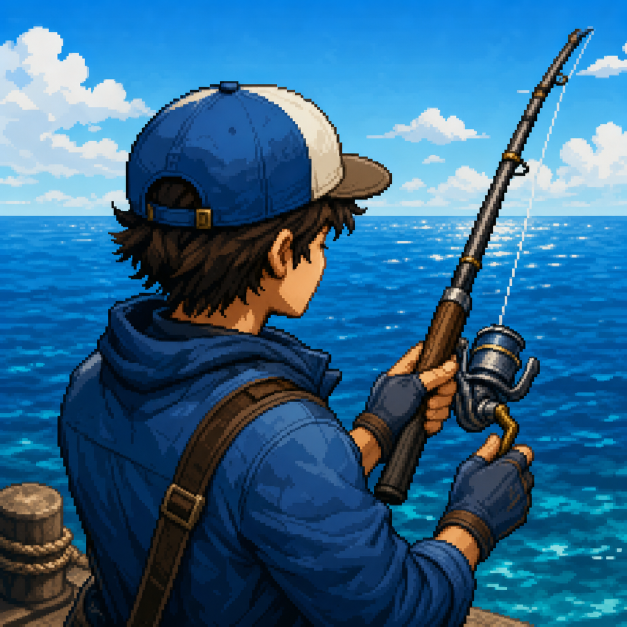
#> input picture tools/source_assets/status/status_player_fishing_source.png, 1254 x 1254 px (shown at 1/2 size); the run also reads 1 picture not shown here
$ python process_status_r5a_assets.py
#> lines starting #> are read from the running program, lines starting #| are printed output that depends on the picture
#!/usr/bin/env python3
"""Build the deterministic Status R5-A player medallion portrait."""

import os
import tempfile
from pathlib import Path

from PIL import Image, ImageEnhance, ImageFilter, ImageOps


ROOT = Path(__file__).resolve().parents[1]
SOURCE = ROOT / "tools/source_assets/status/status_player_fishing_source.png"
OUTPUT = ROOT / "assets/showcase/status/status_player_fishing_portrait.png"
OUTPUT_SIZE = 256


def _same_decoded_image(path: Path, candidate: Image.Image) -> bool:
    if not path.is_file():
        return False
    try:
        with Image.open(path) as existing_image:
            existing_image.load()
            return (
                existing_image.size == candidate.size
                and existing_image.mode == candidate.mode
                and existing_image.tobytes() == candidate.tobytes()
            )
    except (OSError, ValueError):
        return False


def _save_if_pixels_changed(candidate: Image.Image, output_path: Path) -> None:
    output_path.parent.mkdir(parents=True, exist_ok=True)
    if _same_decoded_image(output_path, candidate):
        return

    temp_path: Path | None = None
    try:
        with tempfile.NamedTemporaryFile(
            dir=output_path.parent,
            prefix=f".{output_path.stem}.",
            suffix=output_path.suffix,
            delete=False,
        ) as temp_file:
            temp_path = Path(temp_file.name)
        candidate.save(temp_path, format="PNG", optimize=False, compress_level=9)
        os.replace(temp_path, output_path)
        temp_path = None
    finally:
        if temp_path is not None:
            temp_path.unlink(missing_ok=True)


def build_portrait(source_path: Path = SOURCE, output_path: Path = OUTPUT) -> None:
    if not source_path.is_file():
        raise FileNotFoundError(f"status R5-A source is missing: {source_path}")

    with Image.open(source_path) as source_image:
#> source_image is the input picture: PIL image 1254x1254 RGB; mean R, G, B 47.1, 101.2, 138.8
        source = ImageOps.exif_transpose(source_image).convert("RGB")

    side = min(source.size)
#> side = 1254
    left = (source.width - side) // 2
#> left = 0
    top = (source.height - side) // 2
#> top = 0
    portrait = source.crop((left, top, left + side, top + side))
    portrait = portrait.resize((OUTPUT_SIZE, OUTPUT_SIZE), Image.Resampling.LANCZOS)
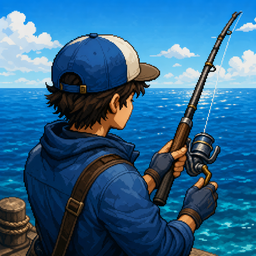
#> portrait: PIL image 256x256 RGB; mean R, G, B 47.1, 101.2, 138.8
    portrait = ImageEnhance.Color(portrait).enhance(0.90)
    portrait = ImageEnhance.Contrast(portrait).enhance(1.06)
    portrait = portrait.filter(ImageFilter.UnsharpMask(radius=0.8, percent=115, threshold=3))
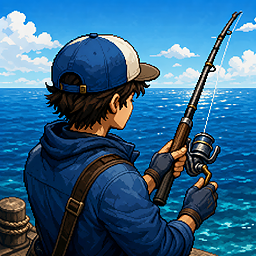
#> portrait: PIL image 256x256 RGB; mean R, G, B 49.2, 100.2, 136

    # Keep the generated character untouched; PIL only normalizes and creates the
    # screen-local circular alpha silhouette required by the existing medallion.
    mask = Image.new("L", (OUTPUT_SIZE, OUTPUT_SIZE), 0)
#> mask: PIL image 256x256 L; every value is 0
    mask_draw = Image.new("L", (OUTPUT_SIZE * 4, OUTPUT_SIZE * 4), 0)
#> mask_draw: PIL image 1024x1024 L; every value is 0
    from PIL import ImageDraw

    draw = ImageDraw.Draw(mask_draw)
    inset = 6 * 4
    draw.ellipse(
        (inset, inset, OUTPUT_SIZE * 4 - inset - 1, OUTPUT_SIZE * 4 - inset - 1),
        fill=255,
    )
    mask = mask_draw.resize((OUTPUT_SIZE, OUTPUT_SIZE), Image.Resampling.LANCZOS)
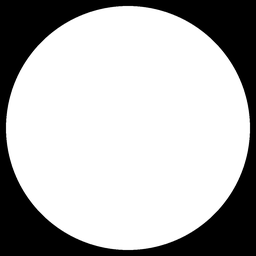
#> mask: PIL image 256x256 L; min 0, max 255, mean 181.9

    output = portrait.convert("RGBA")
    output.putalpha(mask)
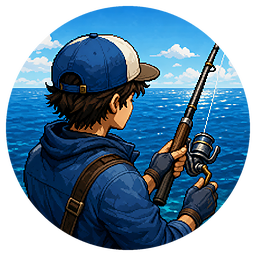
#> output: PIL image 256x256 RGBA; mean R, G, B, A 49.2, 100.2, 136, 181.9; transparent parts drawn white
    _save_if_pixels_changed(output, output_path)


if __name__ == "__main__":
    build_portrait()
